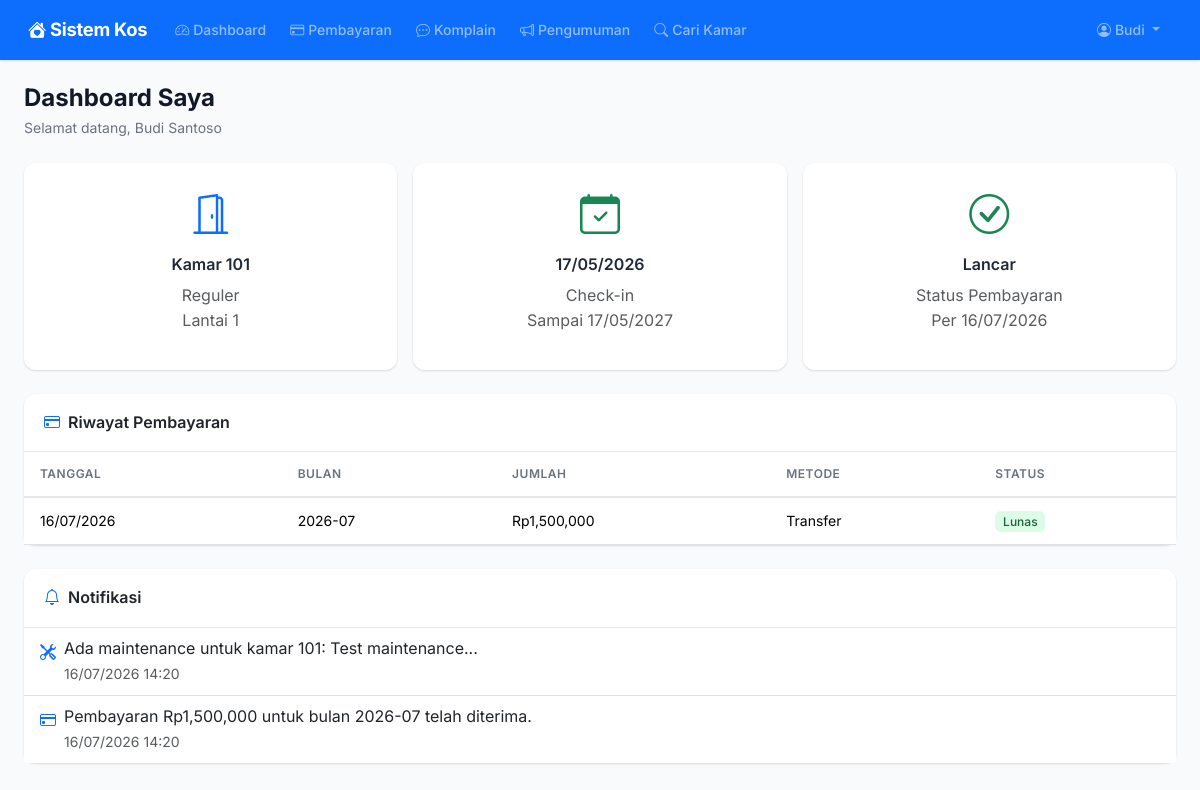
The app's page /dashboard/client (signed in), older data.
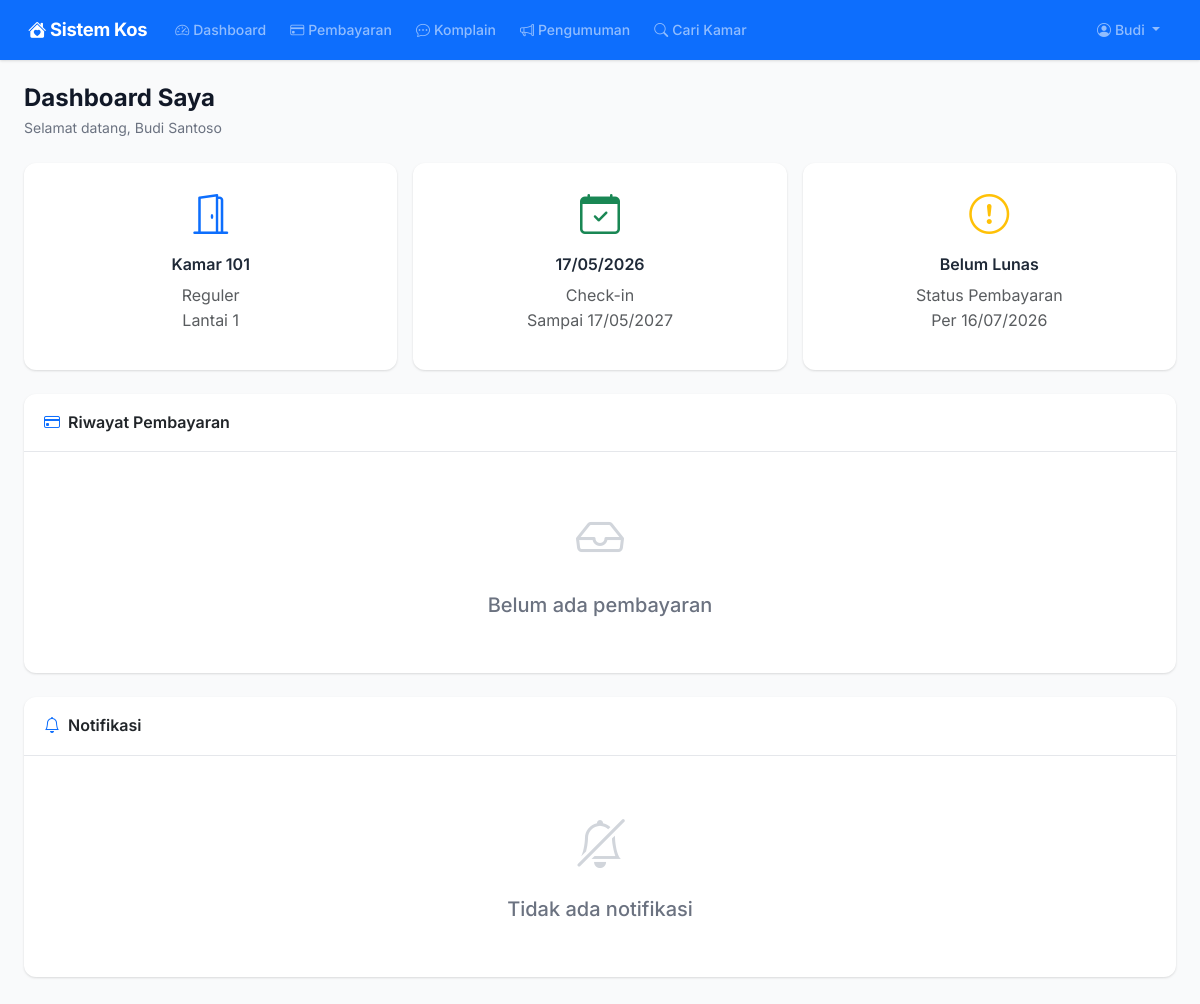
The same page, newer data.
### models.py (models this page shows, shortened)
class Booking(db.Model):
    __tablename__ = "bookings"
    id = db.Column(db.Integer, primary_key=True)
    user_id = db.Column(db.Integer, db.ForeignKey("users.id"), nullable=False)
    room_id = db.Column(db.Integer, db.ForeignKey("rooms.id"), nullable=False)
    tanggal_masuk = db.Column(db.Date, nullable=False)
    tanggal_keluar = db.Column(db.Date)
    status = db.Column(db.String(20), default="aktif")
    deposit = db.Column(db.Float, default=0)
    catatan = db.Column(db.Text)
    created_at = db.Column(db.DateTime, default=datetime.utcnow)
    payments = db.relationship("Payment", backref="booking", lazy="dynamic")
    @property
    def tagihan_bulan_ini(self):
        bulan_ini = date.today().strftime("%Y-%m")
        sudah_bayar = Payment.query.filter(
            Payment.booking_id == self.id,
            Payment.bulan_dibayar_untuk == bulan_ini,
            Payment.status == "lunas"
        ).first()
        return sudah_bayar is None

class Payment(db.Model):
    __tablename__ = "payments"
    id = db.Column(db.Integer, primary_key=True)
    booking_id = db.Column(db.Integer, db.ForeignKey("bookings.id"), nullable=False)
    jumlah = db.Column(db.Float, nullable=False)
    tanggal_bayar = db.Column(db.Date, default=date.today)
    bulan_dibayar_untuk = db.Column(db.String(20))
    metode_bayar = db.Column(db.String(20), default="transfer")
    status = db.Column(db.String(20), default="lunas")
    bukti_pembayaran = db.Column(db.String(255))
    catatan = db.Column(db.Text)
    created_at = db.Column(db.DateTime, default=datetime.utcnow)

class Notification(db.Model):
    __tablename__ = "notifications"
    id = db.Column(db.Integer, primary_key=True)
    user_id = db.Column(db.Integer, db.ForeignKey("users.id"), nullable=True)
    pesan = db.Column(db.Text, nullable=False)
    jenis = db.Column(db.String(50), default="umum")
    wa_sent = db.Column(db.Boolean, default=False)
    dibaca = db.Column(db.Boolean, default=False)
    created_at = db.Column(db.DateTime, default=datetime.utcnow)

### routes/dashboard.py (the view)
@dashboard_bp.route("/client")
@login_required
def client():
    booking = Booking.query.filter_by(user_id=current_user.id, status="aktif").first()
    riwayat = Booking.query.filter_by(user_id=current_user.id).order_by(Booking.created_at.desc()).all()
    pembayaran = Payment.query.join(Booking).filter(Booking.user_id == current_user.id).order_by(Payment.created_at.desc()).all()
    notifikasi = Notification.query.filter_by(user_id=current_user.id).order_by(Notification.created_at.desc()).limit(10).all()
    return render_template("dashboard/client.html",
        booking=booking, riwayat=riwayat,
        pembayaran=pembayaran, notifikasi=notifikasi)

### app.py (called while the page is built)
def create_app():
    app = Flask(__name__)
    app.config.from_object("config.Config")
    db.init_app(app)
    login_manager.init_app(app)
    csrf.init_app(app)
    login_manager.login_view = "auth.login"
    login_manager.login_message = "Silakan login terlebih dahulu."
    from models import User
    @login_manager.user_loader
    def load_user(user_id):
        return User.query.get(int(user_id))
    @app.context_processor
    def inject_now():
        from datetime import datetime
        return {"now": datetime.now()}
    @app.context_processor
    def inject_utility():
        from datetime import date
        return {"date_today": date.today()}
    from routes import register_routes
    register_routes(app)
    with app.app_context():
        db.create_all()
    return app

### templates/dashboard/client.html (shortened to what the changed rows need)
{% extends "base.html" %}
{% block content %}
<div class="page-header">
    <h1>Dashboard Saya</h1>
</div>
{% if booking %}
<div class="row g-3 mb-4">
    <div class="col-md-4">
        <div class="card border-0 h-100">
            <div class="card-body text-center">
                <i class="bi bi-door-open fs-1 text-primary mb-2 d-block"></i>
                <h5 class="card-title">Kamar {{ booking.room.nomor_kamar }}</h5>
                <p class="text-muted mb-0">{{ booking.room.tipe }}</p>
                <p class="text-muted">Lantai {{ booking.room.lantai }}</p>
            </div>
        </div>
    </div>
    <div class="col-md-4">
        <div class="card border-0 h-100">
            <div class="card-body text-center">
                <i class="bi bi-calendar-check fs-1 text-success mb-2 d-block"></i>
                <h5 class="card-title">{{ booking.tanggal_masuk.strftime('%d/%m/%Y') }}</h5>
                <p class="text-muted mb-0">Check-in</p>
                {% if booking.tanggal_keluar %}
                <p class="text-muted">Sampai {{ booking.tanggal_keluar.strftime('%d/%m/%Y') }}</p>
                {% endif %}
            </div>
        </div>
    </div>
    <div class="col-md-4">
        <div class="card border-0 h-100">
            <div class="card-body text-center">
                <i class="bi bi-{% if booking.tagihan_bulan_ini %}exclamation-circle text-warning{% else %}check-circle text-success{% endif %} fs-1 mb-2 d-block"></i>
                <h5 class="card-title">{% if booking.tagihan_bulan_ini %}Belum Lunas{% else %}Lancar{% endif %}</h5>
                <p class="text-muted mb-0">Status Pembayaran</p>
                <p class="text-muted">Per {{ date_today.strftime('%d/%m/%Y') }}</p>
            </div>
        </div>
    </div>
</div>
<div class="row g-3 mb-4">
    <div class="col-12">
        <div class="card border-0">
            <div class="card-header d-flex justify-content-between align-items-center">
                <span><i class="bi bi-credit-card me-2 text-primary"></i>Riwayat Pembayaran</span>
            </div>
            <div class="card-body p-0">
                {% if pembayaran %}
                <div class="table-responsive">
                    <table class="table table-hover mb-0">
                        <thead>
                            <tr>
                                <th>Tanggal</th>
                                <th>Bulan</th>
                                <th>Jumlah</th>
                                <th>Metode</th>
                                <th>Status</th>
                            </tr>
                        </thead>
                        <tbody>
                            {% for p in pembayaran %}
                            <tr>
                                <td>{{ p.tanggal_bayar.strftime('%d/%m/%Y') }}</td>
                                <td>{{ p.bulan_dibayar_untuk }}</td>
                                <td>Rp{{ "{:,.0f}".format(p.jumlah) }}</td>
                                <td>{{ p.metode_bayar|title }}</td>
                                <td><span class="badge badge-success">Lunas</span></td>
                            </tr>
                            {% endfor %}
                        </tbody>
                    </table>
                </div>
                {% else %}
                <div class="empty-state">
                    <i class="bi bi-inbox"></i>
                    <h5>Belum ada pembayaran</h5>
                </div>
                {% endif %}
            </div>
        </div>
    </div>
</div>
<div class="row g-3 mb-4">
    <div class="col-12">
        <div class="card border-0">
            <div class="card-header">
                <span><i class="bi bi-bell me-2 text-primary"></i>Notifikasi</span>
            </div>
            <div class="card-body p-0">
                {% if notifikasi %}
                <div class="list-group list-group-flush">
                    {% for n in notifikasi %}
                    <div class="list-group-item d-flex align-items-start gap-2 {% if not n.dibaca %}bg-primary-light{% endif %}">
                        <i class="bi bi-{% if n.jenis == 'pembayaran' %}credit-card{% elif n.jenis == 'maintenance' %}tools{% else %}info-circle{% endif %} mt-1 text-primary"></i>
                        <div>
                            <p class="mb-0">{{ n.pesan }}</p>
                            <small class="text-muted">{{ n.created_at.strftime('%d/%m/%Y %H:%M') }}</small>
                        </div>
                    </div>
                    {% endfor %}
                </div>
                {% else %}
                <div class="empty-state">
                    <i class="bi bi-bell-slash"></i>
                    <h5>Tidak ada notifikasi</h5>
                </div>
                {% endif %}
            </div>
        </div>
    </div>
</div>
{% endif %}
{% endblock %}

Row changes from the older to the newer data that the page shows:
removed Payment: tanggal_bayar "16/07/2026", bulan_dibayar_untuk "2026-07", jumlah "1,500,000", metode_bayar "Transfer"
removed Notification: pesan "Ada maintenance untuk kamar 101: Test maintenance...", created_at "16/07/2026 14:20"
removed Notification: pesan "Pembayaran Rp1,500,000 untuk bulan 2026-07 telah diterima.", created_at "16/07/2026 14:20"
Text that changed along with them:
text no longer shown: "Lancar TANGGAL BULAN JUMLAH METODE STATUS"
text now shown: "Belum Lunas Belum ada pembayaran Tidak ada notifikasi"
